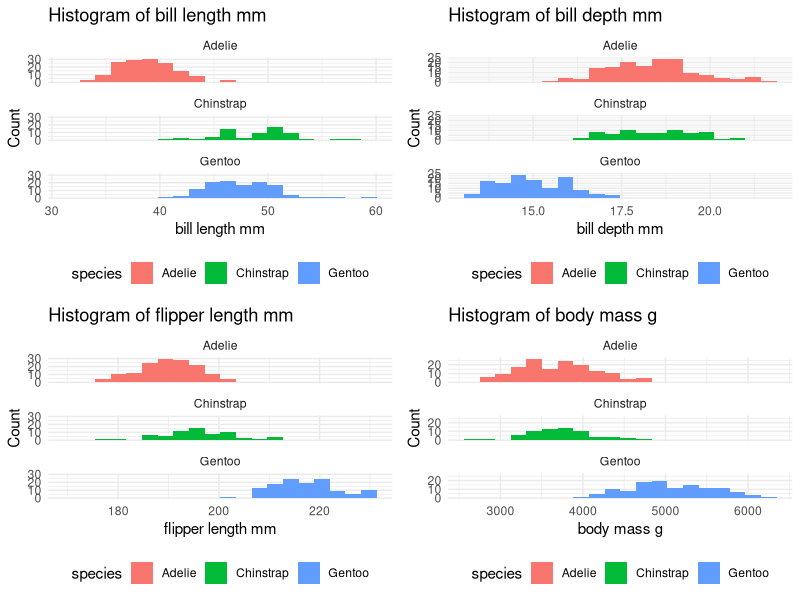

Recreate this plot in R.
# Your Name: Chris Xu
# Course: PHB 228, Assignment 2
# Date: Apr. 9, 2025
# Description: This script works with data structures and mapping functions in R.

# Part 1: Version Control Setup
# See the Github Repo at: https://github.com/chrisxuuu/hw2_xu.
# Load required packages
library(palmerpenguins)
library(purrr)
library(dplyr)
library(ggplot2)

# Part 2: Data Structures

# 1. List Operations
# Extract unique species
unique_species <- unique(penguins$species)
print(unique_species)

# Create list where each element contains data for one species
species_dfs <- split(penguins, penguins$species, drop = FALSE)

# Add sample size attribute to each list element
attributes(species_dfs)$sample_size <- sapply(species_dfs, function(x) nrow(x))

# Access the sample size attribute
attributes(species_dfs)$sample_size

# 2. Matrix vs. Data Frame
# Create a matrix with numeric measurements
penguins_mtx <- as.matrix(penguins[, c(
  "bill_length_mm", "bill_depth_mm",
  "flipper_length_mm", "body_mass_g"
)])
# Create a data frame with the same measurements
penguins_df <- as.data.frame(penguins[, c(
  "bill_length_mm", "bill_depth_mm",
  "flipper_length_mm", "body_mass_g"
)])
# Compare results and explain differences:
str(penguins_mtx)
# num [1:344, 1:4] 39.1 39.5 40.3 NA 36.7 39.3 38.9 39.2 34.1 42 ...
# - attr(*, "dimnames")=List of 2
#  ..$ : NULL
#  ..$ : chr [1:4] "bill_length_mm" "bill_depth_mm" "flipper_length_mm" "body_mass_g"
str(penguins_df)
#' data.frame':   344 obs. of  4 variables:
# $ bill_length_mm   : num  39.1 39.5 40.3 NA 36.7 39.3 38.9 39.2 34.1 42 ...
# $ bill_depth_mm    : num  18.7 17.4 18 NA 19.3 20.6 17.8 19.6 18.1 20.2 ...
# $ flipper_length_mm: int  181 186 195 NA 193 190 181 195 193 190 ...
# $ body_mass_g      : int  3750 3800 3250 NA 3450 3650 3625 4675 3475 4250 ...

# In the matrix str() output, we can see that the matrix is a 2 dimensional object
# filled with num. Since there are no row names, the first attribute is NULL. The
# second attribute contains the names of the columns from the subsetted original
# dataframe.
# In the dataframe str() output, we can see that it is a data.frame object. The
# dimensions are displayed using obs. and variables counts. Furthermore, the
# difference is that the flipper_length_mm and body_mass_g are stored as integers (int)
# rather than numerics. (num), while bill_length_mm and bill_depth_mm are still numerics.
# This is different from the matrix, where everything is stored as numerics. The
# as.matrix() function coerced everything into numerics.

# When would you prefer each data structure?

# If I were to fit a statistical model onto the dataset, I would prefer to use the
# data.frame structure. If I use this dataset to demostrate a mathematical algorithm
# that requires operations such as matrix multiplication, inversion, etc, I would
# use the matrix structure. One operation would be some analysis of population structure
# of the measurements.

# 3. Copy-on-Modify
# Create a vector x
x <- 1:5
# Create a reference y pointing to the same vector
y <- x
# Modify y and observe what happens to x
y[3] <- 10
print(x)
# [1] 1 2 3 4 5
print(y)
# [1]  1  2 10  4  5

# Explanation of R's copy-on-modify behavior vs other languages:
# In R, if we modify y, x remains the same while y changes. If we were to do
# this in Python:
# x = [1, 2, 3, 4, 5]
# y = x
# y[2] = 10
# x
# [1, 2, 10, 4, 5]
# y
# [1, 2, 10, 4, 5]

# Both x and y are changes. Python is able to allow for true references in
# memory, while R copies the variable data and stores them seperately.

# Part 3: Map Functions
# Use lapply() to calculate the mean of each numeric variable
lapply(as.list(penguins_df), function(x) mean(x, na.rm = TRUE))
# Use tapply() to find mean body mass by species
tapply(penguins, penguins$species, function(x) mean(x$body_mass_g, na.rm = TRUE))
# Use tapply() to find mean body mass by species and sex
# Filter for penguins without NA for sex.
penguins_complete_sex <- penguins[!is.na(penguins$sex), ]
# Create indicator for species with sex.
penguins_complete_sex$species_sex <- paste(
  penguins_complete_sex$species,
  penguins_complete_sex$sex
)
tapply(
  penguins_complete_sex, penguins_complete_sex$species_sex,
  function(x) mean(x$body_mass_g, na.rm = TRUE)
)
# Comparison of output types:
# lapply() outputs a names list with the mean of each column in the data.frame.
# tapply() outputs an numeric array with names stored in the attribute of
# the corresponding type of mean (by species and by species and sex).

# 5. Purrr Map Functions
# Rewrite first task using map_dbl()
map_dbl(as.list(penguins_df), function(x) mean(x, na.rm = TRUE))
# Mean of body_mass_g by species.
penguins %>%
  split(.$species) %>%
  map_dbl(~ mean(.$body_mass_g, na.rm = TRUE))
# Mean of body_mass_g by species and sex.
penguins %>%
  filter(!is.na(sex)) %>%
  mutate(species_sex = paste(species, sex)) %>%
  split(.$species_sex) %>%
  map_dbl(~ mean(.$body_mass_g, na.rm = TRUE))

# Use map2() to calculate bill length to bill depth ratio for each species
lapply(species_dfs, function(species_data) {
  map2(
    species_data$bill_length_mm, species_data$bill_depth_mm,
    function(x, y) x / y
  )
})
# Create list with different statistics for each measurement variable
stat_functions <- list(
  mean = function(x) mean(x, na.rm = TRUE),
  median = function(x) median(x, na.rm = TRUE),
  sd = function(x) sd(x, na.rm = TRUE)
)
map(stat_functions, function(fun) {
  map_dbl(penguins_df, fun)
})

# Which approach do you prefer and why?
# I prefer using the Purrr map functions, especially combined with the dplyr
# pipe. It allows for more readable code. Also, it follows a more natural order of logic
# to me and reduces some verbosity in code.

# 6. Practical Application
# Create histograms for each numeric variable using the map pattern
# Function to create each histogram.
create_histogram <- function(data, var_name) {
  # Remove NA observations in var_name.
  data <- data[!is.na(data[[var_name]]), ]
  ggplot(data, aes(x = get(var_name), fill = species)) +
    geom_histogram(bins = 20) +
    facet_wrap(~species, ncol = 1) +
    labs(
      title = paste("Histogram of", gsub("_", " ", var_name)),
      x = gsub("_", " ", var_name),
      y = "Count"
    ) +
    theme_minimal() +
    theme(legend.position = "bottom")
}
# Run create_histogram() on each numeric variable (subsetted in penguins_df earlier)
hist_plts <- map(colnames(penguins_df), ~ create_histogram(
  penguins_df %>% mutate(species = penguins$species), .x
))
# Output all 4 combined plots in a 2x2 grid (will be 12 in total)
do.call(gridExtra::grid.arrange, c(hist_plts, ncol = 2))

# Explanation of the efficiency of this approach:
# The above implementation is more efficient than writing separate ggplot functions
# for each plot because it is much more condense and easier to debug. Since the
# only thing that is changing is the column variable name, there will be less
# lines of duplicated code. Furthermore, if an error occurs (or a need to change
# the plot), we only have to fix the create_histogram() rather than applying the
# same fix manually 4 times.

# Part 4: Memory Management

# 7. Efficient Code
# Original inefficient code
system.time({
  result_inefficient <- numeric(0)
  for (i in 1:10000) {
    result_inefficient <- c(result_inefficient, i^2)
  }
})
#   user  system elapsed
#  0.092   0.031   0.124

# Your efficient version with pre-allocation
system.time({
  result <- numeric(10000)
  for (i in 1:10000) {
    result[i] <- i^2
  }
})
#   user  system elapsed
#  0.001   0.000   0.001
identical(result_inefficient, result)
# [1] TRUE

# Explanation of efficiency improvements:
# In the efficient version, I pre-allocated the memory to store 10000 numerics in
# the result array rather than repeatedly expanding the vector with
# `result_inefficient <- c(result_inefficient, i^2)`. If I do not pre-allocate,
# R needs to find new blocks of memory to first: copy all the existing data in
# result to the new memory with an additional space, free up the memory in the
# original space, compute value, and then at the end update pointers to the
# new memory space. There are significantly more memory operations than if I
# preallocate and work within the same memory space.

# 8. Data Structure Selection
# a. Storing patient IDs and blood pressure readings
# Most appropriate data structure: data.frame
# Explanation:
# Data may involve different
# types of data, such as character for patient ID's and numeric for blood pressure
# regions.

# b. Representing a correlation matrix between 5 variables
# Most appropriate data structure: matrix
# Explanation:
# All entries would be numeric, and
# doing linear algebra, such as finding the inverse of the correlation matrix,
# will be easier.

# c. Organizing multiple statistical models for different subsets
# Most appropriate data structure: list
# Explanation:
# Statistical models are complex lists with attributes that will only fit in a list of lists
# while having easy access through double brackets.

# d. Storing latitude and longitude coordinates for map plotting
# Most appropriate data structure: data.frame
# Explanation:
# Each row would represent a coordinate. I use this structure because
# it would clearly state which numbers correspond to latitude and which to
# longitude. Furthermore, the restriction of data.frame (each column have the
# same length) will work in favor as it ensures each coordinate will have both
# latitude and longitude. Finally, it can be easy to plot using various plotting
# packages such as ggplot.
